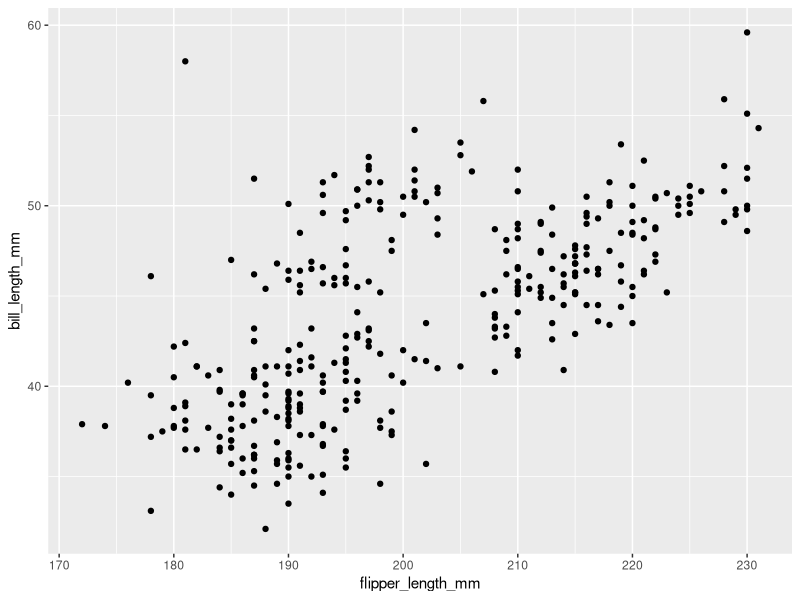
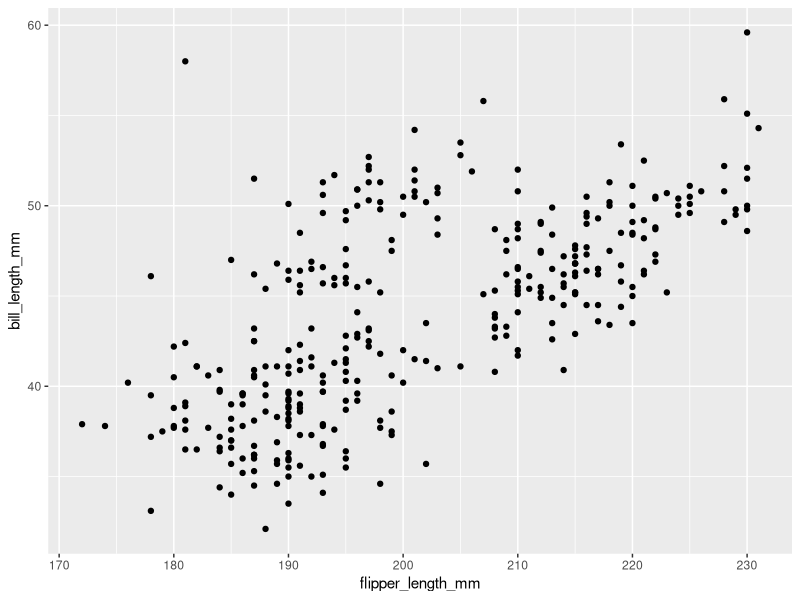

These charts were generated, in order, by the following R code:
## ---- chunk 1
library (tidyverse)
## ---- chunk 2
data("penguins", package = "palmerpenguins")
penguins_df=
  tibble(
  summary.data.frame(penguins),
  ncol(penguins),
  nrow(penguins)
)

ggplot(penguins,aes (x=flipper_length_mm, y=bill_length_mm)) +
  geom_point()


ggsave("hw1_penguinsplot.pdf")

